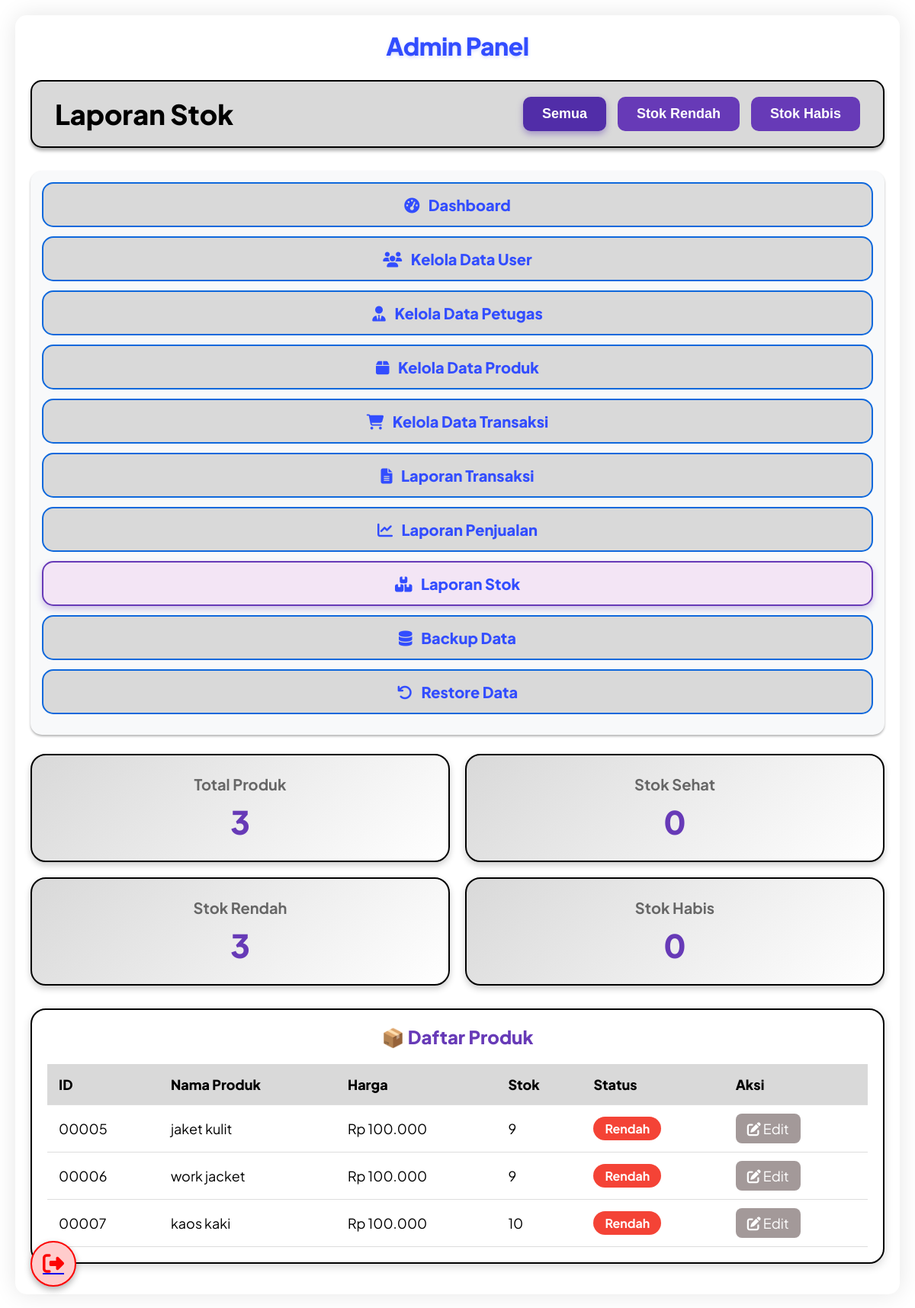
The app's page /Admin/laporan_stok.php (signed in) with its own data.
### tables this page shows
CREATE TABLE `products` (
  `id` int(11) NOT NULL AUTO_INCREMENT,
  `name` varchar(255) NOT NULL,
  `price` decimal(10,2) NOT NULL,
  `category` int(255) NOT NULL,
  `description` text DEFAULT NULL,
  `image` varchar(255) DEFAULT 'default-product.jpg',
  `stock` int(11) DEFAULT 0,
  `created_at` timestamp NOT NULL DEFAULT current_timestamp(),
  `updated_at` timestamp NOT NULL DEFAULT current_timestamp() ON UPDATE current_timestamp(),
  PRIMARY KEY (`id`)
);

### Admin/laporan_stok.php (the view, shortened to what this page needs)
<?php
require_once '../config.php';
$stock_filter = isset($_GET['stock_filter']) ? $_GET['stock_filter'] : 'all';
$low_stock_threshold = 10;
$products = [];
$where = '';
if ($stock_filter === 'low') {
    $where = "WHERE stock <= $low_stock_threshold";
} elseif ($stock_filter === 'critical') {
    $where = "WHERE stock = 0";
} else {
    $where = "";
}
$query = "SELECT * FROM products $where ORDER BY stock ASC";
$result = $conn->query($query);
if ($result && $result->num_rows > 0) {
    while ($row = $result->fetch_assoc()) {
        $products[] = $row;
    }
}
$total_products = count($products);
$low_stock_count = 0;
$critical_stock_count = 0;
$healthy_stock_count = 0;
foreach ($products as $product) {
    if ($product['stock'] <= $low_stock_threshold) $low_stock_count++;
}
?>
<!DOCTYPE html>
<html lang="id">
<head>
    <link rel="stylesheet" href="https://cdnjs.cloudflare.com/ajax/libs/font-awesome/6.4.0/css/all.min.css">
</head>
<body>
    <div class="main-container">
        <div class="admin-panel-title">Admin Panel</div>
        <div class="header">
            <div class="header-title">Laporan Stok</div>
            <div class="stock-filter">
                <button class="stock-btn <?php echo $stock_filter === 'all' ? 'active' : ''; ?>" data-filter="all">Semua</button>
                <button class="stock-btn <?php echo $stock_filter === 'low' ? 'active' : ''; ?>" data-filter="low">Stok Rendah</button>
                <button class="stock-btn <?php echo $stock_filter === 'critical' ? 'active' : ''; ?>" data-filter="critical">Stok Habis</button>
            </div>
        </div>
        <div class="sidebar">
            <a href="../admin_dashboard.php" class="sidebar-menu">
                <i class="fas fa-tachometer-alt"></i> Dashboard
            </a>
            <a href="kelola_data_user.php" class="sidebar-menu">
                <i class="fas fa-users"></i> Kelola Data User
            </a>
            <a href="kelola_data_petugas.php" class="sidebar-menu">
                <i class="fas fa-user-tie"></i> Kelola Data Petugas
            </a>
            <a href="kelola_data_produk.php" class="sidebar-menu">
                <i class="fas fa-box"></i> Kelola Data Produk
            </a>
            <a href="kelola_data_transaksi.php" class="sidebar-menu">
                <i class="fas fa-shopping-cart"></i> Kelola Data Transaksi
            </a>
            <a href="laporan_transaksi.php" class="sidebar-menu">
                <i class="fas fa-file-alt"></i> Laporan Transaksi
            </a>
            <a href="laporan_penjualan.php" class="sidebar-menu">
                <i class="fas fa-chart-line"></i> Laporan Penjualan
            </a>
            <a href="laporan_stok.php" class="sidebar-menu stok-active">
                <i class="fas fa-boxes"></i> Laporan Stok
            </a>
            <a href="backup_data.php" class="sidebar-menu">
                <i class="fas fa-database"></i> Backup Data
            </a>
            <a href="restore_data.php" class="sidebar-menu">
                <i class="fas fa-undo"></i> Restore Data
            </a>
        </div>
        <div class="content-area">
            <div class="stats-container">
                <div class="stat-card">
                    <div class="stat-card-title">Total Produk</div>
                    <div class="stat-card-value"><?php echo number_format($total_products); ?></div>
                </div>
                <div class="stat-card">
                    <div class="stat-card-title">Stok Sehat</div>
                    <div class="stat-card-value"><?php echo number_format($healthy_stock_count); ?></div>
                </div>
                <div class="stat-card">
                    <div class="stat-card-title">Stok Rendah</div>
                    <div class="stat-card-value"><?php echo number_format($low_stock_count); ?></div>
                </div>
                <div class="stat-card">
                    <div class="stat-card-title">Stok Habis</div>
                    <div class="stat-card-value"><?php echo number_format($critical_stock_count); ?></div>
                </div>
            </div>
            <div class="table-container">
                <div class="table-title">📦 Daftar Produk</div>
                <table>
                    <thead>
                        <tr>
                            <th>ID</th>
                            <th>Nama Produk</th>
                            <th>Harga</th>
                            <th>Stok</th>
                            <th>Status</th>
                            <th>Aksi</th>
                        </tr>
                    </thead>
                    <tbody>
                        <?php if (empty($products)): ?>
                            <tr>
                                <td colspan="6" style="text-align: center; padding: 20px;">Tidak ada produk ditemukan</td>
                            </tr>
                        <?php else: ?>
                            <?php foreach ($products as $product): ?>
                            <tr>
                                <td><?php echo str_pad($product['id'], 5, '0', STR_PAD_LEFT); ?></td>
                                <td><?php echo htmlspecialchars($product['name']); ?></td>
                                <td class="price-display">Rp <?php echo number_format($product['price'], 0, ',', '.'); ?></td>
                                <td><?php echo $product['stock']; ?></td>
                                <td>
                                    <?php
                                    $stock_class = 'stock-high';
                                    if ($product['stock'] <= $low_stock_threshold && $product['stock'] > 0) {
                                        $stock_class = 'stock-low';
                                    } elseif ($product['stock'] == 0) {
                                        $stock_class = 'stock-low';
                                    }
                                    ?>
                                    <span class="stock-badge <?php echo $stock_class; ?>">
                                        <?php
                                        if ($product['stock'] == 0) echo 'Habis';
                                        elseif ($product['stock'] <= $low_stock_threshold) echo 'Rendah';
                                        else echo 'Cukup';
                                        ?>
                                    </span>
                                </td>
                                <td>
                                    <a href="kelola_data_produk.php" class="btn-edit" style="background: #a39999; color: white; padding: 8px 15px; border-radius: 8px; text-decoration: none; margin-right: 5px;">
                                        <i class="fas fa-edit"></i> Edit
                                    </a>
                                </td>
                            </tr>
                            <?php endforeach; ?>
                        <?php endif; ?>
                    </tbody>
                </table>
            </div>
        </div>
        <a href="../logout.php" class="logout-btn" title="Logout">
            <i class="fas fa-sign-out-alt"></i>
        </a>
    </div>
</body>
</html>

### Admin/laporan_stok.php (style rules this page uses)
:root { --primary-color: #324dff; --primary-dark: #1a73e8; --gray-bg: #d9d9d9; --gray-light: #f5f5f5; --danger-color: #fc0404; --success-color: #28a745; --report-color: #673ab7; }
* { margin: 0; padding: 0; box-sizing: border-box; }
body { font-family: 'Plus Jakarta Sans', sans-serif; background-color: #ffffff; color: #000000; min-height: 100vh; padding: 20px; overflow-x: hidden; }
.main-container { max-width: 1400px; margin: 0 auto; background-color: #ffffff; box-shadow: 0 0 30px rgba(0, 0, 0, 0.1); border-radius: 15px; overflow: hidden; padding: 20px; }
.admin-panel-title { font-family: 'Plus Jakarta Sans', sans-serif; font-size: 32px; font-weight: 800; color: var(--primary-color); margin-bottom: 25px; text-align: center; letter-spacing: -0.5px; text-shadow: 0 2px 4px rgba(50, 77, 255, 0.2); }
.header { display: flex; justify-content: space-between; align-items: center; background-color: var(--gray-bg); border: 2px solid #000000; border-radius: 15px; padding: 20px 30px; margin-bottom: 30px; box-shadow: 0 4px 4px 0 rgba(0, 0, 0, 0.3); position: relative; }
.header-title { font-family: 'Plus Jakarta Sans', sans-serif; font-size: 36px; font-weight: 800; color: #000000; }
.stock-filter { display: flex; gap: 15px; align-items: center; }
.stock-filter button { background: var(--report-color); color: white; border: none; border-radius: 10px; padding: 12px 25px; font-size: 18px; font-weight: 600; cursor: pointer; transition: all 0.3s; }
.stock-filter button.active { background: #512da8; box-shadow: 0 4px 8px rgba(81, 45, 168, 0.4); }
.sidebar { width: 280px; float: left; background-color: #f8f9fa; border-radius: 15px; padding: 15px; margin-right: 25px; box-shadow: 0 2px 3px 0 rgba(0, 0, 0, 0.3); }
.sidebar-menu { background-color: var(--gray-bg); border-radius: 15px; border: 2px solid #0e68dc; padding: 15px; margin-bottom: 12px; text-align: center; font-family: 'Plus Jakarta Sans', sans-serif; font-size: 20px; font-weight: 800; color: var(--primary-color); text-decoration: none; display: block; color: var(--primary-color); }
.sidebar-menu.stok-active { background-color: #f3e5f5; border-color: var(--report-color); box-shadow: 0 4px 8px rgba(103, 58, 183, 0.3); }
.sidebar-menu i { margin-right: 8px; }
.content-area { margin-left: 310px; }
.stats-container { display: grid; grid-template-columns: repeat(4, 1fr); gap: 20px; margin-bottom: 30px; }
.stat-card { background: linear-gradient(135deg, var(--gray-bg) 0%, #ffffff 100%); border-radius: 20px; padding: 25px; text-align: center; box-shadow: 0 4px 8px rgba(0, 0, 0, 0.2); border: 2px solid #000000; }
.stat-card-title { font-size: 20px; font-weight: 700; color: #666; margin-bottom: 10px; }
.stat-card-value { font-size: 42px; font-weight: 800; color: var(--report-color); }
.table-container { background: white; border-radius: 20px; padding: 25px; border: 2px solid #000000; box-shadow: 0 4px 12px rgba(0, 0, 0, 0.15); }
.table-title { font-size: 26px; font-weight: 800; color: var(--report-color); margin-bottom: 20px; text-align: center; }
table { width: 100%; border-collapse: collapse; }
th, td { padding: 15px; text-align: left; border-bottom: 1px solid #ddd; font-size: 18px; }
th { background-color: var(--gray-bg); font-weight: 800; }
.stock-badge { display: inline-block; padding: 5px 15px; border-radius: 20px; font-size: 16px; font-weight: 700; }
.stock-low { background: #f44336; color: white; }
.logout-btn { position: fixed; bottom: 30px; left: 40px; width: 60px; height: 60px; background-color: #ffcccc; border: 2px solid var(--danger-color); border-radius: 50%; display: flex; justify-content: center; align-items: center; cursor: pointer; box-shadow: 0 4px 8px rgba(0, 0, 0, 0.3); transition: all 0.3s ease; z-index: 1000; }
.logout-btn i { font-size: 28px; color: var(--danger-color); }
@media (max-width: 1200px) { .sidebar { width: 100%; float: none; margin-bottom: 25px; } }
@media (max-width: 1200px) { .content-area { margin-left: 0; } }
@media (max-width: 1200px) { .stats-container { grid-template-columns: repeat(2, 1fr); } }
@media (max-width: 1200px) { .table-container { padding: 20px; margin-bottom: 20px; } }
@media (max-width: 1200px) { .table-title { font-size: 24px; } }

### records on screen
products: id "00005", name "jaket kulit", price "100.000", stock "9", shows "Rendah"
products: id "00006", name "work jacket", price "100.000", stock "9", shows "Rendah"
products: id "00007", name "kaos kaki", price "100.000", stock "10", shows "Rendah"

### other values on screen
$total_products "3"
$healthy_stock_count "0"
$low_stock_count "3"
$critical_stock_count "0"
